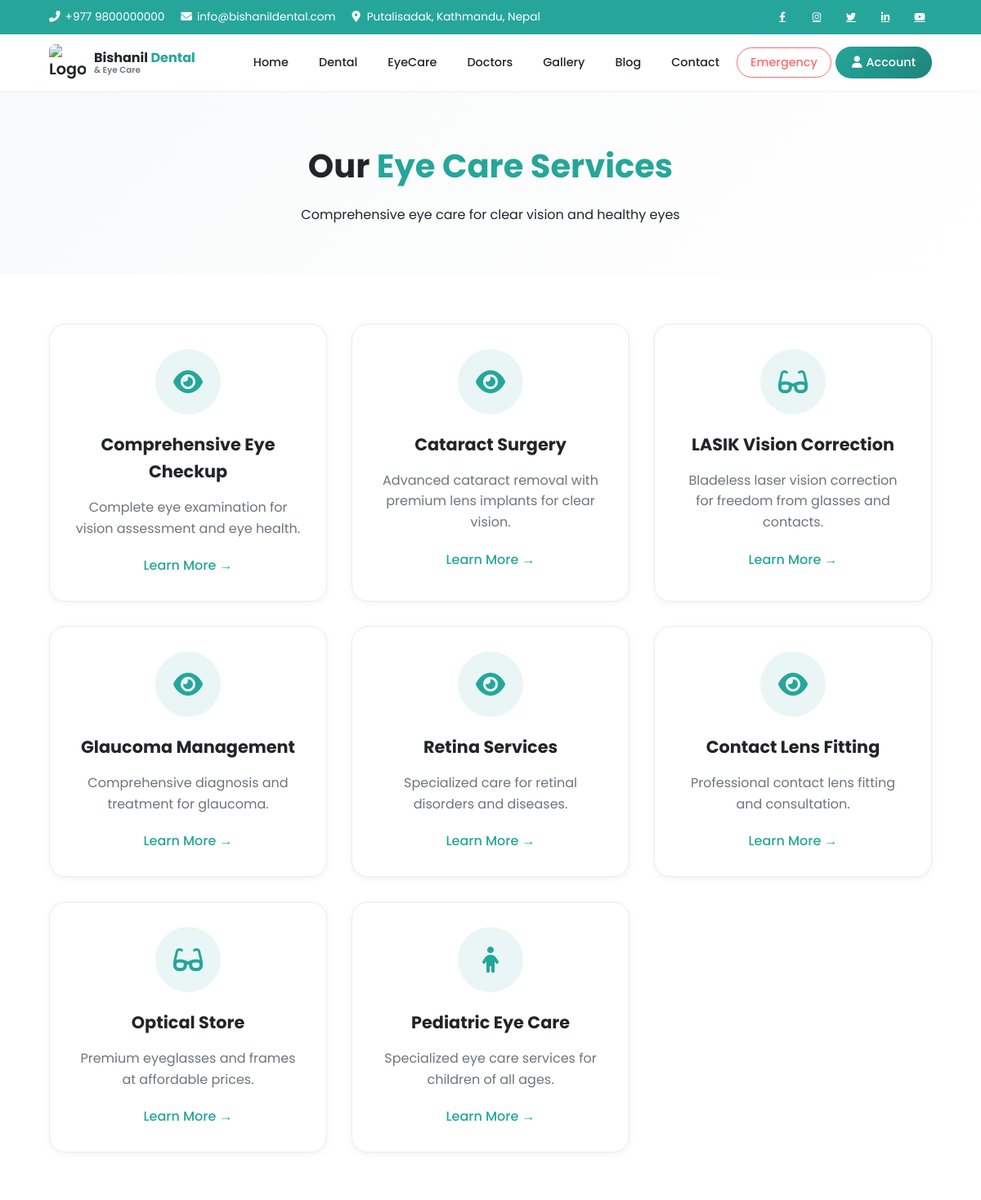
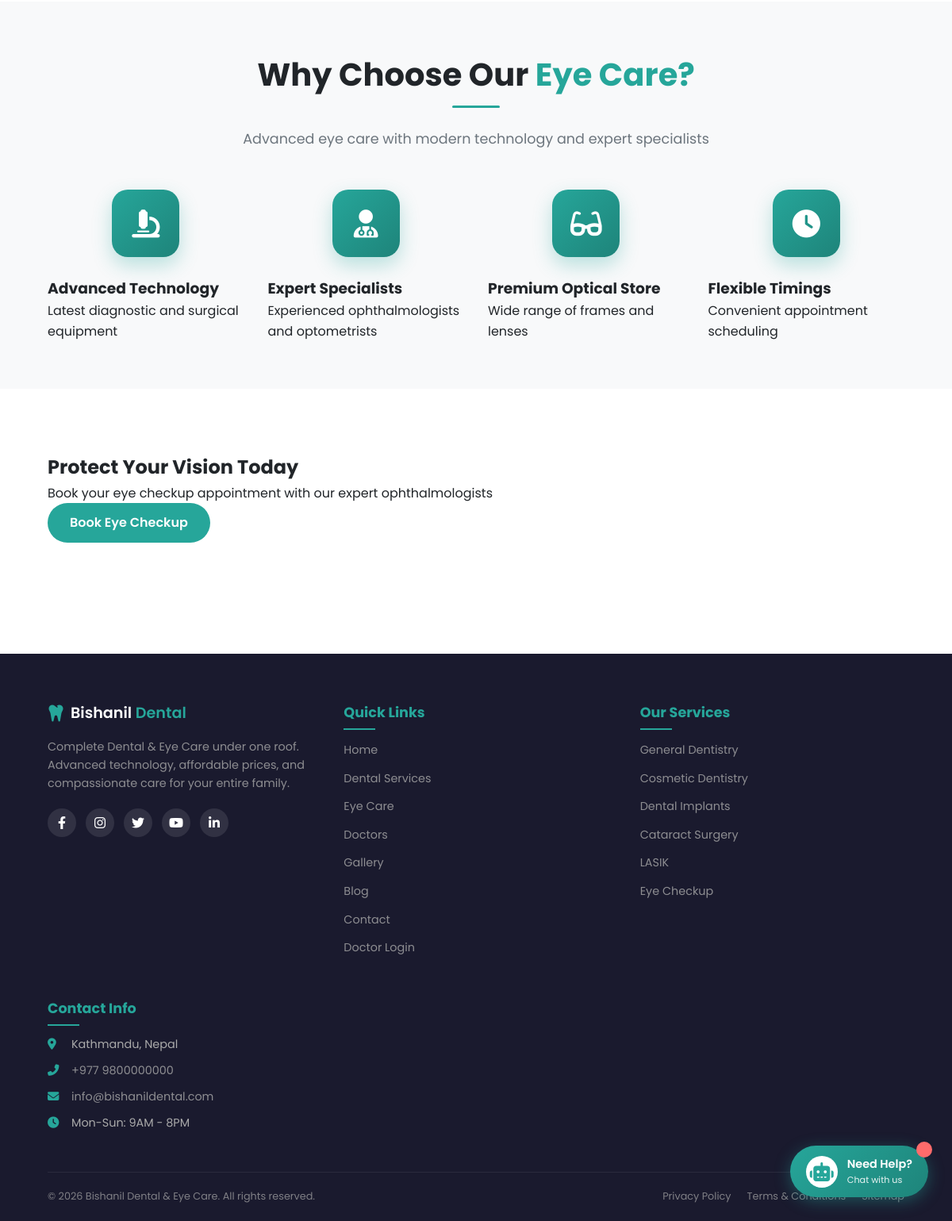
/eyecare/services/, run on the app's committed database (2 pictures, top to bottom).
### contact/models.py (models this page shows, shortened)
class ContactSettings(models.Model):
    phone_primary = models.CharField(max_length=20, blank=True, null=True)
    phone_secondary = models.CharField(max_length=20, blank=True, null=True)
    email_primary = models.EmailField(blank=True, null=True)
    email_support = models.EmailField(blank=True, null=True)
    facebook_url = models.URLField(blank=True, null=True)
    instagram_url = models.URLField(blank=True, null=True)
    twitter_url = models.URLField(blank=True, null=True)
    linkedin_url = models.URLField(blank=True, null=True)
    youtube_url = models.URLField(blank=True, null=True)
    address = models.CharField(max_length=300, blank=True, null=True)
    working_hours = models.CharField(max_length=200, blank=True, null=True)
    show_contact_bar = models.BooleanField(default=True)
    bar_address = models.CharField(max_length=300, blank=True, null=True)
    bar_phone = models.CharField(max_length=20, blank=True, null=True)
    bar_email = models.EmailField(blank=True, null=True)
    bar_hours = models.CharField(max_length=200, blank=True, null=True)
    bar_address_icon = models.CharField(max_length=50, default='fas fa-map-marker-alt')
    bar_phone_icon = models.CharField(max_length=50, default='fas fa-phone-alt')
    bar_email_icon = models.CharField(max_length=50, default='fas fa-envelope')
    bar_hours_icon = models.CharField(max_length=50, default='fas fa-clock')
    class Meta:
        verbose_name = "Contact Settings"
        verbose_name_plural = "Contact Settings"

### eyecare/models.py (models this page shows, shortened)
class EyeService(models.Model):
    SERVICE_TYPES = [
        ('checkup', 'Eye Checkup'),
        ('cataract', 'Cataract Surgery'),
        ('lasik', 'LASIK'),
        ('retina', 'Retina Service'),
        ('glaucoma', 'Glaucoma'),
        ('contact_lens', 'Contact Lens'),
        ('optical', 'Optical Store'),
        ('vision_therapy', 'Vision Therapy'),
    ]
    name = models.CharField(max_length=200)
    slug = models.SlugField(unique=True)
    service_type = models.CharField(max_length=50, choices=SERVICE_TYPES)
    short_description = models.CharField(max_length=300)
    full_description = models.TextField()
    icon_class = models.CharField(max_length=100, default='fas fa-eye')
    image = models.ImageField(upload_to='services/eyecare/', blank=True, null=True)
    benefits = models.JSONField(default=list, blank=True)
    faq_title = models.CharField(max_length=300, blank=True)
    faq_answer = models.TextField(blank=True)
    meta_title = models.CharField(max_length=200, blank=True)
    meta_description = models.CharField(max_length=500, blank=True)
    starting_price = models.DecimalField(max_digits=10, decimal_places=2, null=True, blank=True)
    price_note = models.CharField(max_length=200, blank=True)
    procedure_duration = models.CharField(max_length=100, blank=True)
    recovery_time = models.CharField(max_length=200, blank=True)
    is_active = models.BooleanField(default=True)
    featured = models.BooleanField(default=False)
    order = models.IntegerField(default=0)
    created_at = models.DateTimeField(auto_now_add=True)
    updated_at = models.DateTimeField(auto_now=True)
    class Meta:
        ordering = ['order', 'name']
        verbose_name = 'Eye Care Service'
        verbose_name_plural = 'Eye Care Services'

### eyecare/views.py (the view)
# urls.py: path('services/', views.service_list, name='service_list'),
def service_list(request):
    services = EyeService.objects.filter(is_active=True)
    grouped_services = {}
    for service in services:
        grouped_services[service.service_type] = grouped_services.get(service.service_type, [])
        grouped_services[service.service_type].append(service)
    context = {
        'services': services,
        'grouped_services': grouped_services,
        'service_types': EyeService.SERVICE_TYPES,
    }
    return render(request, 'eyecare/service_list.html', context)

### templates/eyecare/service_list.html (shortened to what this page needs)
{% extends 'layouts/base.html' %}
{% load static %}
{% block content %}
<section class="page-header">
    <div class="container">
        <h1>Our <span>Eye Care Services</span></h1>
        <p>Comprehensive eye care for clear vision and healthy eyes</p>
    </div>
</section>
<section class="eye-services">
    <div class="container">
        <div class="services-grid">
            {% for service in services %}
            <div class="service-card">
                <div class="service-icon">
                    <i class="{{ service.icon_class }}"></i>
                </div>
                <h3>{{ service.name }}</h3>
                <p>{{ service.short_description }}</p>
                <a href="{% url 'eyecare:service_detail' service.slug %}" class="service-link">Learn More →</a>
            </div>
            {% empty %}
            <p>No services available at the moment.</p>
            {% endfor %}
        </div>
    </div>
</section>
<section class="why-eyecare">
    <div class="container">
        <div class="section-header">
            <h2>Why Choose Our <span>Eye Care?</span></h2>
            <p>Advanced eye care with modern technology and expert specialists</p>
        </div>
        <div class="features-grid">
            <div class="feature">
                <div class="feature-icon">
                    <i class="fas fa-microscope"></i>
                </div>
                <h3>Advanced Technology</h3>
                <p>Latest diagnostic and surgical equipment</p>
            </div>
            <div class="feature">
                <div class="feature-icon">
                    <i class="fas fa-user-md"></i>
                </div>
                <h3>Expert Specialists</h3>
                <p>Experienced ophthalmologists and optometrists</p>
            </div>
            <div class="feature">
                <div class="feature-icon">
                    <i class="fas fa-glasses"></i>
                </div>
                <h3>Premium Optical Store</h3>
                <p>Wide range of frames and lenses</p>
            </div>
            <div class="feature">
                <div class="feature-icon">
                    <i class="fas fa-clock"></i>
                </div>
                <h3>Flexible Timings</h3>
                <p>Convenient appointment scheduling</p>
            </div>
        </div>
    </div>
</section>
<section class="appointment-cta">
    <div class="container">
        <h2>Protect Your Vision Today</h2>
        <p>Book your eye checkup appointment with our expert ophthalmologists</p>
        {% if user.is_authenticated %}
            <a href="/appointments/book/" class="btn-primary">Book Eye Checkup</a>
        {% else %}
            <a href="{% url 'accounts:login' %}" class="btn-primary">Book Eye Checkup</a>
        {% endif %}
    </div>
</section>
{% endblock %}

### templates/includes/navbar.html (shortened to what this page needs)
{% load static %}
<div class="top-bar">
    <div class="container">
        <div class="top-bar-content">
            <div class="contact-info">
                {% with contact_settings as cs %}
                {% if cs and cs.phone_primary %}
                <a href="tel:{{ cs.phone_primary }}"><i class="fas fa-phone-alt"></i> {{ cs.phone_primary }}</a>
                {% else %}
                <a href="tel:+9779800000000"><i class="fas fa-phone-alt"></i> +977 9800000000</a>
                {% endif %}
                {% if cs and cs.email_primary %}
                <a href="mailto:{{ cs.email_primary }}"><i class="fas fa-envelope"></i> {{ cs.email_primary }}</a>
                {% else %}
                <a href="mailto:info@bishanildental.com"><i class="fas fa-envelope"></i> info@bishanildental.com</a>
                {% endif %}
                {% if cs and cs.address %}
                <span><i class="fas fa-map-marker-alt"></i> {{ cs.address }}</span>
                {% else %}
                <span><i class="fas fa-map-marker-alt"></i> Kathmandu, Nepal</span>
                {% endif %}
                {% endwith %}
            </div>
            <div class="top-social-links">
                {% with contact_settings as cs %}
                {% if cs and cs.facebook_url %}
                <a href="{{ cs.facebook_url }}" target="_blank"><i class="fab fa-facebook-f"></i></a>
                {% endif %}
                {% if cs and cs.instagram_url %}
                <a href="{{ cs.instagram_url }}" target="_blank"><i class="fab fa-instagram"></i></a>
                {% endif %}
                {% if cs and cs.twitter_url %}
                <a href="{{ cs.twitter_url }}" target="_blank"><i class="fab fa-twitter"></i></a>
                {% endif %}
                {% if cs and cs.linkedin_url %}
                <a href="{{ cs.linkedin_url }}" target="_blank"><i class="fab fa-linkedin-in"></i></a>
                {% endif %}
                {% if cs and cs.youtube_url %}
                <a href="{{ cs.youtube_url }}" target="_blank"><i class="fab fa-youtube"></i></a>
                {% endif %}
                {% endwith %}
            </div>
        </div>
    </div>
</div>
<nav class="main-navbar">
    <div class="container">
        <div class="navbar-wrapper">
            <a href="/" class="logo">
                <img src="{% static 'images/logo111.jpg' %}" alt="Logo" class="logo-img">
                <div class="logo-text">
                    <span>Bishanil <span class="accent">Dental</span></span>
                    <small>& Eye Care</small>
                </div>
            </a>
            <ul class="nav-menu" id="navMenu">
                <li><a href="/" class="{% if request.path == '/' %}active{% endif %}">Home</a></li>
                <li><a href="/dental/services/">Dental</a></li>
                <li><a href="/eyecare/services/">EyeCare</a></li>
                <li><a href="/doctors/">Doctors</a></li>
                <li><a href="/gallery/">Gallery</a></li>
                <li><a href="/blog/">Blog</a></li>
                <li><a href="/contact/">Contact</a></li>
                {% if user.is_authenticated %}
                <li><a href="/appointments/emergency/" class="emergency-link">Emergency</a></li>
                {% else %}
                <li><a href="{% url 'accounts:login' %}" class="emergency-link-outline">Emergency</a></li>
                {% endif %}
                {% if user.is_authenticated %}
                {% if user.doctor_profile and user.doctor_profile.is_approved %}
                <li class="dropdown">
                    <a href="#" class="user-menu-btn">
                        <i class="fas fa-user-md"></i> {{ user.doctor_profile.name }}
                    </a>
                    <ul class="dropdown-menu">
                        <li><a href="{% url 'doctors:doctor_dashboard' %}"><i class="fas fa-chart-line"></i> Doctor
                                Dashboard</a></li>
                        <li><a href="{% url 'doctors:doctor_dashboard' %}#appointments"><i
                                    class="fas fa-calendar-alt"></i> My Appointments</a></li>
                        <li><a href="{% url 'doctors:doctor_dashboard' %}#patients"><i class="fas fa-users"></i> My
                                Patients</a></li>
                        <li><a href="{% url 'doctors:doctor_dashboard' %}#prescriptions"><i
                                    class="fas fa-prescription-bottle"></i> Prescriptions</a></li>
                        <li><a href="{% url 'doctors:doctor_dashboard' %}#profile"><i class="fas fa-user-edit"></i> Edit
                                Profile</a></li>
                        <li>
                            <hr class="dropdown-divider">
                        </li>
                        <li><a href="{% url 'accounts:logout' %}"><i class="fas fa-sign-out-alt"></i> Logout</a></li>
                    </ul>
                </li>
                {% else %}
                <li class="dropdown">
                    <a href="#" class="user-menu-btn">
                        <i class="fas fa-user-circle"></i> {{ user.first_name|default:user.username }}
                    </a>
                    <ul class="dropdown-menu">
                        {% if user.is_staff %}
                        <li><a href="{% url 'dashboard:admin_dashboard' %}"><i class="fas fa-chart-pie"></i> Admin
                                Dashboard</a></li>
                        <li>
                            <hr class="dropdown-divider">
                        </li>
                        {% endif %}
                        <li><a href="{% url 'accounts:dashboard' %}"><i class="fas fa-tachometer-alt"></i> Patient
                                Dashboard</a></li>
                        <li><a href="{% url 'accounts:profile' %}"><i class="fas fa-user"></i> My Profile</a></li>
                        <li><a href="{% url 'accounts:my_appointments' %}"><i class="fas fa-calendar-alt"></i> My
                                Appointments</a></li>
                        <li><a href="{% url 'accounts:dashboard' %}#medical"><i class="fas fa-notes-medical"></i>
                                Medical History</a></li>
                        <li><a href="{% url 'accounts:dashboard' %}#bills"><i class="fas fa-file-invoice"></i> My
                                Bills</a></li>
                        {% if user.is_staff %}
                        <li>
                            <hr class="dropdown-divider">
                        </li>
                        <li><a href="/admin/" target="_blank"><i class="fas fa-cog"></i> Django Admin</a></li>
                        {% endif %}
                        <li>
                            <hr class="dropdown-divider">
                        </li>
                        <li><a href="{% url 'accounts:logout' %}"><i class="fas fa-sign-out-alt"></i> Logout</a></li>
                    </ul>
                </li>
                {% endif %}
                {% else %}
                <li class="auth-dropdown">
                    <a href="#" class="auth-oval-btn">
                        <i class="fas fa-user"></i> Account
                    </a>
                </li>
                {% endif %}
            </ul>
        </div>
    </div>
</nav>

### data on the page
ContactSettings: phone_primary "+977 9800000000", email_primary "info@bishanildental.com", address "Putalisadak, Kathmandu, Nepal"
EyeService: name "Comprehensive Eye Checkup", short_description "Complete eye examination for vision assessment and eye health."
EyeService: name "Cataract Surgery", short_description "Advanced cataract removal with premium lens implants for clear vision."
EyeService: name "LASIK Vision Correction", short_description "Bladeless laser vision correction for freedom from glasses and contacts."
EyeService: name "Glaucoma Management", short_description "Comprehensive diagnosis and treatment for glaucoma."
EyeService: name "Retina Services", short_description "Specialized care for retinal disorders and diseases."
EyeService: name "Contact Lens Fitting", short_description "Professional contact lens fitting and consultation."
EyeService: name "Optical Store", short_description "Premium eyeglasses and frames at affordable prices."
EyeService: name "Pediatric Eye Care", short_description "Specialized eye care services for children of all ages."
